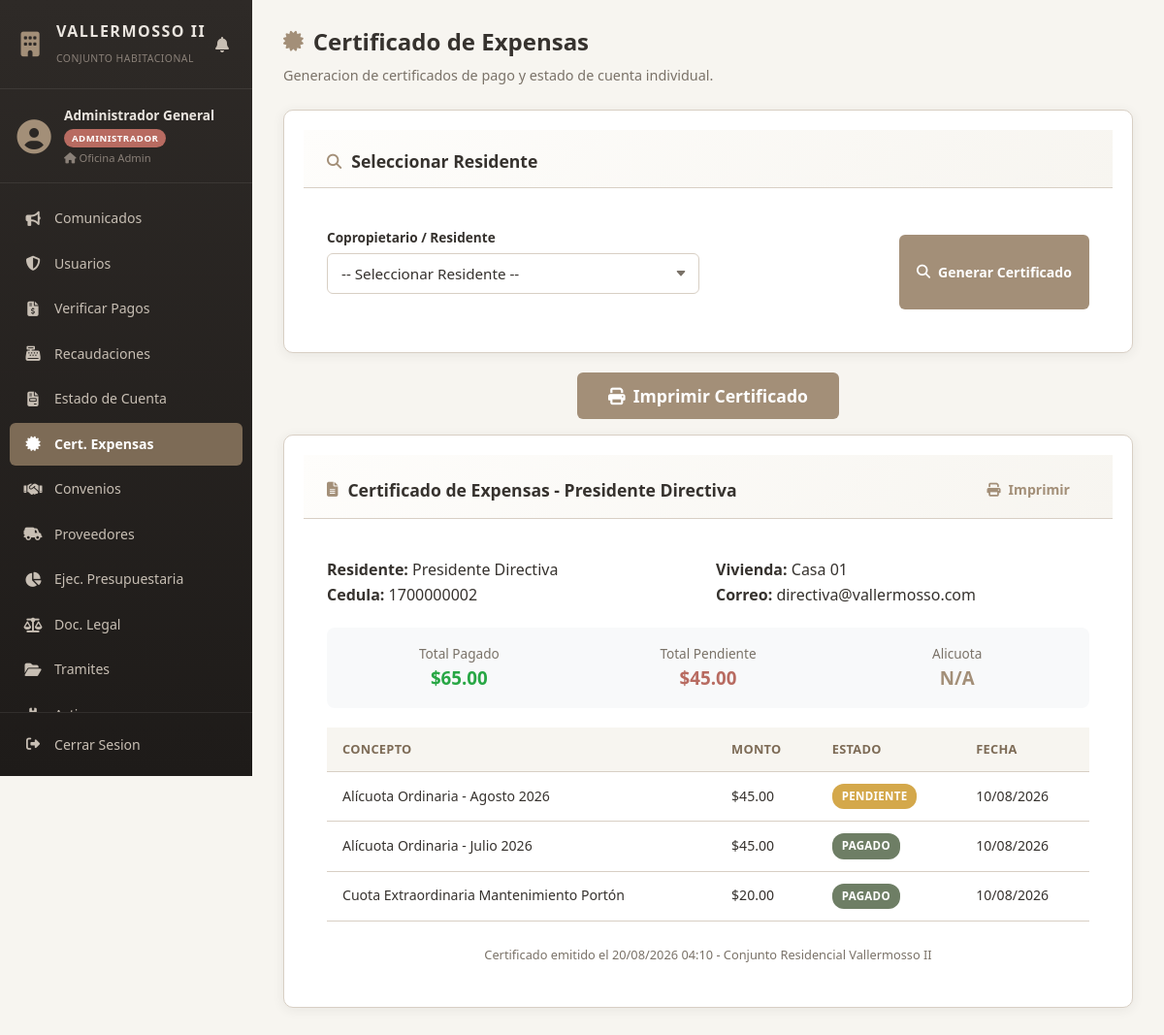
Page /views/administrador/certificado_expensas.php?id_usuario=2 (signed in) on the earlier database version.
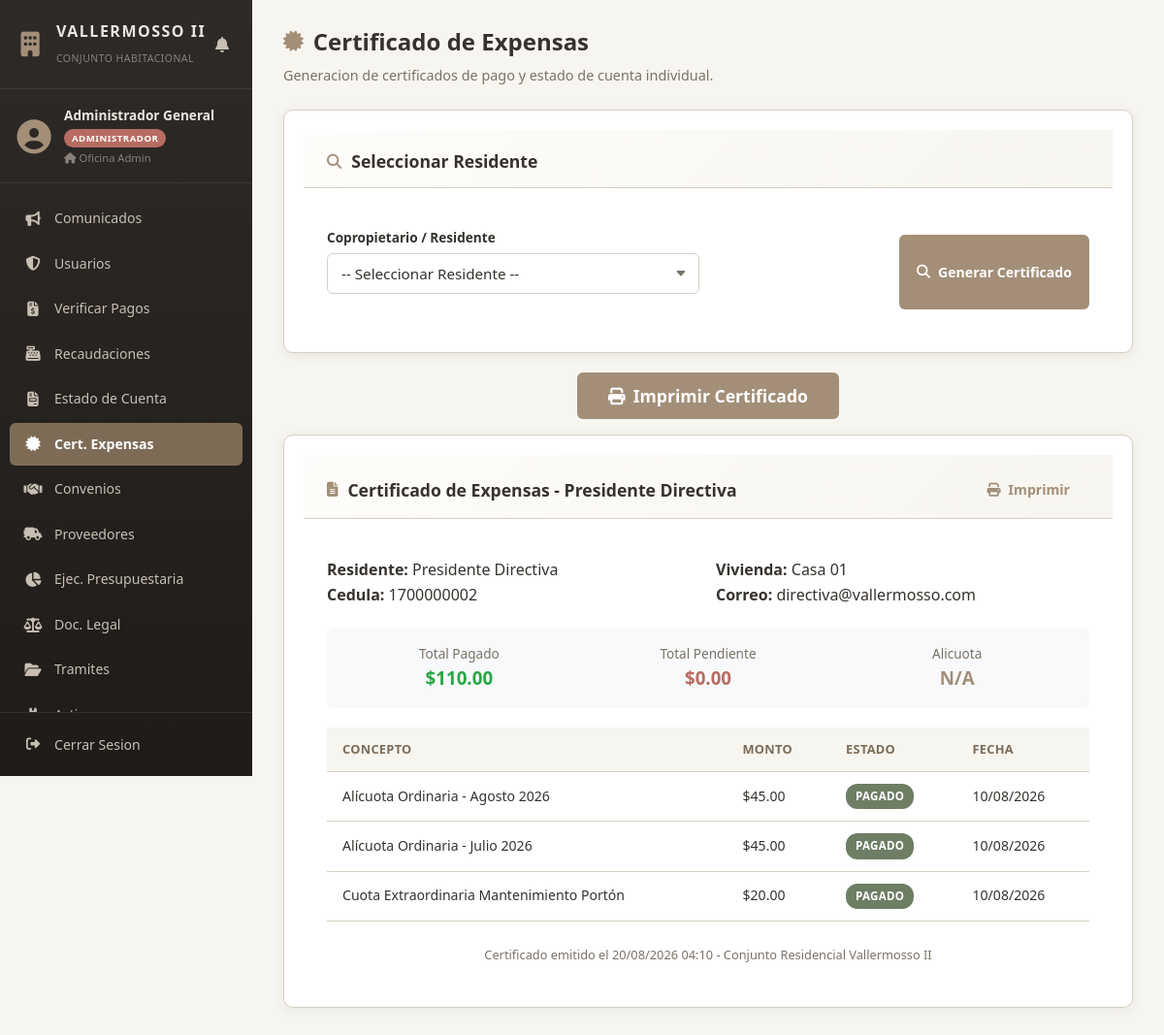
Same page on the later database version.
### tables this page shows
CREATE TABLE `pagos` (
  `id_pago` int(11) NOT NULL,
  `id_usuario` int(11) NOT NULL,
  `concepto` varchar(150) NOT NULL,
  `monto` decimal(10,2) NOT NULL,
  `fecha_vencimiento` date NOT NULL,
  `estado` enum('PENDIENTE','EN_REVISION','PAGADO','RECHAZADO') DEFAULT 'PENDIENTE',
  `comprobante_url` varchar(255) DEFAULT NULL,
  `fecha_subida` datetime DEFAULT NULL,
  `created_at` timestamp NOT NULL DEFAULT current_timestamp()
);

### views/administrador/certificado_expensas.php (the view, shortened to what the changed rows need)
<?php
$db = Database::obtenerConexion();
$usuarioSeleccionado = null;
$pagosUsuario = [];
$totalPagado = 0;
$totalPendiente = 0;
$numVivienda = '';
if (isset($_GET['id_usuario']) && $_GET['id_usuario'] > 0) {
    $idSel = (int)$_GET['id_usuario'];
    $stmtUser = $db->prepare("SELECT * FROM usuarios WHERE id_usuario = :id");
    $stmtUser->execute([':id' => $idSel]);
    $usuarioSeleccionado = $stmtUser->fetch(PDO::FETCH_ASSOC);
    if ($usuarioSeleccionado) {
        $numVivienda = $usuarioSeleccionado['numero_vivienda'] ?? 'S/N';
        $stmtPagos = $db->prepare("SELECT * FROM pagos WHERE id_usuario = :id_usuario ORDER BY created_at DESC");
        $stmtPagos->execute([':id_usuario' => $idSel]);
        $pagosUsuario = $stmtPagos->fetchAll(PDO::FETCH_ASSOC);
        foreach ($pagosUsuario as $p) {
            if ($p['estado'] === 'APROBADO' || $p['estado'] === 'PAGADO') {
                $totalPagado += $p['monto'];
            } else {
                $totalPendiente += $p['monto'];
            }
        }
    }
}
?>
<!DOCTYPE html>
<html lang="es">
<head>
    <link rel="stylesheet" href="../../public/css/style.css">
    <link rel="stylesheet" href="https://cdnjs.cloudflare.com/ajax/libs/font-awesome/6.4.0/css/all.min.css">
</head>
<body>
<div class="app-layout">
    <?php include_once __DIR__ . '/../sidebar.php'; ?>
    <main class="main-content">
        <header class="content-header">
            <h1><i class="fa-solid fa-certificate"></i> Certificado de Expensas</h1>
        </header>
        <section class="card">
            <div class="card-header">
                <h2><i class="fa-solid fa-magnifying-glass"></i> Seleccionar Residente</h2>
            </div>
        </section>
        <?php if ($usuarioSeleccionado): ?>
        <div class="certificado-actions no-print" style="text-align: center; margin-bottom: 16px;">
            <button onclick="window.print()" class="btn btn-primary" style="padding: 12px 32px; font-size: 1.1rem;">
                <i class="fa-solid fa-print"></i> Imprimir Certificado
            </button>
        </div>
        <section class="card" id="certificado-area">
            <div class="card-header" style="justify-content: space-between;">
                <h2><i class="fa-solid fa-file-lines"></i> Certificado de Expensas - <?= htmlspecialchars($usuarioSeleccionado['nombres']) ?></h2>
                <button onclick="window.print()" class="btn btn-outline-primary" style="padding: 8px 20px; font-weight: 600;"><i class="fa-solid fa-print"></i> Imprimir</button>
            </div>
            <div class="card-body">
                <div style="display: grid; grid-template-columns: 1fr 1fr; gap: 16px; margin-bottom: 20px;">
                    <div>
                        <p><strong>Residente:</strong> <?= htmlspecialchars($usuarioSeleccionado['nombres']) ?></p>
                        <p><strong>Cedula:</strong> <?= htmlspecialchars($usuarioSeleccionado['cedula'] ?? 'N/A') ?></p>
                    </div>
                    <div>
                        <p><strong>Vivienda:</strong> <?= htmlspecialchars($numVivienda) ?></p>
                        <p><strong>Correo:</strong> <?= htmlspecialchars($usuarioSeleccionado['correo'] ?? 'N/A') ?></p>
                    </div>
                </div>
                <div style="display: grid; grid-template-columns: 1fr 1fr 1fr; gap: 16px; margin-bottom: 20px; padding: 16px; background: var(--bg-secondary, #f8f9fa); border-radius: 8px;">
                    <div style="text-align: center;">
                        <p style="color: var(--text-muted); font-size: 0.85rem;">Total Pagado</p>
                        <h3 style="color: var(--success, #28a745);">$<?= number_format($totalPagado, 2) ?></h3>
                    </div>
                    <div style="text-align: center;">
                        <p style="color: var(--text-muted); font-size: 0.85rem;">Total Pendiente</p>
                        <h3 style="color: var(--danger, #dc3545);">$<?= number_format($totalPendiente, 2) ?></h3>
                    </div>
                    <div style="text-align: center;">
                        <p style="color: var(--text-muted); font-size: 0.85rem;">Alicuota</p>
                        <h3 style="color: var(--primary, #4a6cf7);"><?= htmlspecialchars($usuarioSeleccionado['alicuota'] ?? 'N/A') ?></h3>
                    </div>
                </div>
                <div class="table-responsive">
                    <table class="table">
                        <thead>
                            <tr>
                                <th>Concepto</th>
                                <th>Monto</th>
                                <th>Estado</th>
                                <th>Fecha</th>
                            </tr>
                        </thead>
                        <tbody>
                            <?php if (empty($pagosUsuario)): ?>
                                <tr>
                                    <td colspan="4" class="text-center">No hay registros de pagos para este residente.</td>
                                </tr>
                            <?php else: ?>
                                <?php foreach ($pagosUsuario as $p): ?>
                                    <tr>
                                        <td><?= htmlspecialchars($p['concepto']) ?></td>
                                        <td>$<?= number_format($p['monto'], 2) ?></td>
                                        <td>
                                            <?php
                                                $badge = 'badge-warning';
                                                if ($p['estado'] === 'APROBADO' || $p['estado'] === 'PAGADO') $badge = 'badge-success';
                                                elseif ($p['estado'] === 'RECHAZADO') $badge = 'badge-danger';
                                            ?>
                                            <span class="badge <?= $badge ?>"><?= htmlspecialchars($p['estado']) ?></span>
                                        </td>
                                        <td><?= date('d/m/Y', strtotime($p['created_at'])) ?></td>
                                    </tr>
                                <?php endforeach; ?>
                            <?php endif; ?>
                        </tbody>
                    </table>
                </div>
                <div style="margin-top: 24px; text-align: center; color: var(--text-muted); font-size: 0.8rem;">
                    <p>Certificado emitido el <?= date('d/m/Y H:i') ?> - Conjunto Residencial Vallermosso II</p>
                </div>
            </div>
        </section>
        <?php endif; ?>
    </main>
</div>
</body>
</html>

Differences in the rows shown:
changed pagos "Alícuota Ordinaria - Agosto 2026": estado "PENDIENTE" → "PAGADO"
Other differences:
$totalPagado: "65.00" → "110.00"
$totalPendiente: "45.00" → "0.00"
